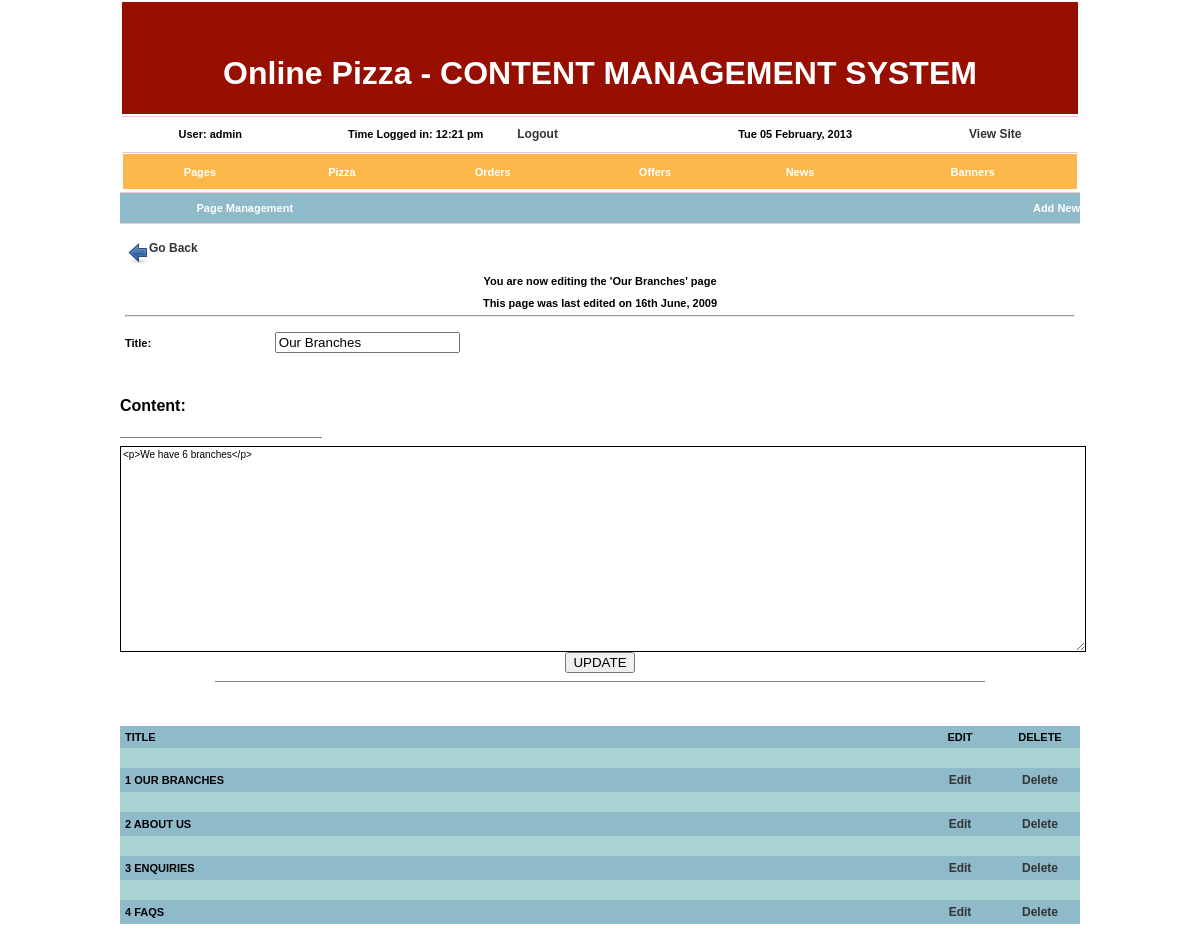
The app's page /admin/pages.php?mode=getpage&id=1 (signed in) with its own data.
### tables this page shows
CREATE TABLE `content` (
  `id` int(11) NOT NULL auto_increment,
  `title` varchar(100) NOT NULL default '',
  `content` text,
  `image` varchar(100) NOT NULL default '',
  `cdate` datetime NOT NULL default '0000-00-00 00:00:00',
  PRIMARY KEY  (`id`)
);

### admin/includes/pages.lib.php (the view, shortened to what this page needs)
<tr>
    <td>
	<table width="100%" border="0" class="bordertop" cellspacing="0" cellpadding="0" bgcolor="#8EBACA">
      <tr height="30">
        <td width="26%" align="center"><span class="style1">Page Management </span></td>
        <td width="74%" align=right><a href=pages.php?mode=newpage class="style1">Add New</a></td>
      </tr>
    </table>
</td>
  </tr>
<?php
function choosefunction(){
	if(isset($_REQUEST['mode'])){
		$mode = $_REQUEST['mode'];
		switch ($mode){
			case "getpage":
			getpage();
			break;
		}
	}
	else{
		listpages();
	}
}
function listpages(){
$sql = "select id,title, cdate from content where id  > 0 order by id";
	if($result = mysql_query($sql)){
?>
<table  align="center" width="100%" cellpadding="5" cellspacing="0" border="0" class="blaktxt">
<tr bgcolor="#8EBACA">
<th align="left" bgcolor="#8EBACA">TITLE</th>
<th>EDIT</th>
<th>DELETE</th>
</tr>
<?php
$counter = 1;
		while($myrow = mysql_fetch_array($result)){
if($counter < 1){
$bgcolor = "#8EBACA";
}
else{
$bgcolor = "#8EBACA";
}
echo '<tr bgcolor=#A9D3D3><td></td><td></td><td></td></tr>';
echo '<tr bgcolor=#A9D3D3><td></td><td></td><td></td></tr>';
echo '<tr bgcolor=' . $bgcolor . '><td>';
echo  $myrow['id'] . ' ' . strtoupper($myrow['title']) . '</td>';
echo '<td width="70" align=center><a href=pages.php?mode=getpage&id=' .$myrow['id'] . ' class="list">Edit</a></td>';
echo '<td width="70" align=center><a href=pages.php?mode=delete&id=' .$myrow['id'] . ' class="list">Delete</a></td>';
echo '</tr>';
$counter = $counter * -1;
		}
?>
<?php
	}
}
?>
	<?php
function getpage(){
if(isset($_REQUEST['id'])){
	$id = $_REQUEST['id'];
	$sql = "select *, date_format(cdate,'%D %M, %Y') as mycdate from content where id = $id";
	if($result = mysql_query($sql)){
		if($myrow = mysql_fetch_array($result)){
?>
<form name="page" id="page" method="post" action="pages.php?mode=update&id=<?php echo $id;?>">
<table width="100%" cellpadding="5" cellspacing="0" border="0" class="blaktxt">
<tr>
<td colspan=2 align='left'>
<a href="javascript: history.back();" class='list'><img src="images/back.png" align="top" border="0">Go Back</a></td>
</tr>
<tr>
<td colspan=2 align='center'>You are now editing the '<strong><?php echo $myrow['title'];?></strong>' page</td>
</tr>
<tr>
<td colspan=2 align='center'>This page was last edited on <strong><?php echo $myrow['mycdate'];?></strong><hr></td>
</tr>
<tr><td>Title:</td><td><input type="text" name="title" value="<?php echo $myrow['title'];?>"></td></tr>
<table width="100%" border="0" cellspacing="0" cellpadding="0">
  <tr>
    <td><br />
		<h4>Content:</h4>
      <hr align="left" width="200" size="1" noshade="noshade" />    </td>
    </tr>
    <tr>
    <td>
		<?php
        $oFCKeditor = new FCKeditor('fckeditor1') ;
        $oFCKeditor->BasePath = 'fckeditor/';
        $oFCKeditor->Value = $myrow['content'];
        $oFCKeditor->Create() ;
        ?></td>
  </tr>
  <tr><td colspan=2 align="center"><input type="submit" name="submit" value="UPDATE"></td></tr>
</table>
<table width="100%" border="0" cellspacing="0" cellpadding="0">
<tr><td>
<hr align="center" width="80%" size="1" noshade="noshade" />
<form>
<br />
<br />
<?php
		}
	}
}
	listpages();
}
?>

### admin/fckeditor/fckeditor_php5.php (shortened to what this page needs)
<?php
class FCKeditor
{
	var $InstanceName ;
	var $BasePath ;
	var $Width ;
	var $Height ;
	var $ToolbarSet ;
	var $Value ;
	function __construct( $instanceName )
 	{
		$this->InstanceName	= $instanceName ;
		$this->BasePath		= '/fckeditor/' ;
		$this->Width		= '100%' ;
		$this->Height		= '200' ;
		$this->ToolbarSet	= 'Default' ;
		$this->Value		= '' ;
	}
	function Create()
	{
		echo $this->CreateHtml() ;
	}
	function CreateHtml()
	{
		$HtmlValue = htmlspecialchars( $this->Value ) ;
		$Html = '<div>' ;
		if ( $this->IsCompatible() )
		{
			if ( isset( $_GET['fcksource'] ) && $_GET['fcksource'] == "true" )
				$File = 'fckeditor.original.html' ;
			else
				$File = 'fckeditor.html' ;
			$Link = "{$this->BasePath}editor/{$File}?InstanceName={$this->InstanceName}" ;
			if ( $this->ToolbarSet != '' )
				$Link .= "&amp;Toolbar={$this->ToolbarSet}" ;
			$Html .= "<input type=\"hidden\" id=\"{$this->InstanceName}\" name=\"{$this->InstanceName}\" value=\"{$HtmlValue}\" style=\"display:none\" />" ;
			$Html .= "<input type=\"hidden\" id=\"{$this->InstanceName}___Config\" value=\"" . $this->GetConfigFieldString() . "\" style=\"display:none\" />" ;
			$Html .= "<iframe id=\"{$this->InstanceName}___Frame\" src=\"{$Link}\" width=\"{$this->Width}\" height=\"{$this->Height}\" frameborder=\"0\" scrolling=\"no\"></iframe>" ;
		}
		else
		{
			if ( strpos( $this->Width, '%' ) === false )
				$WidthCSS = $this->Width . 'px' ;
			else
				$WidthCSS = $this->Width ;
			if ( strpos( $this->Height, '%' ) === false )
				$HeightCSS = $this->Height . 'px' ;
			else
				$HeightCSS = $this->Height ;
			$Html .= "<textarea name=\"{$this->InstanceName}\" rows=\"4\" cols=\"40\" style=\"width: {$WidthCSS}; height: {$HeightCSS}\">{$HtmlValue}</textarea>" ;
		}
		$Html .= '</div>' ;
		return $Html ;
	}
	function IsCompatible()
	{
		global $HTTP_USER_AGENT ;
		if ( isset( $HTTP_USER_AGENT ) )
			$sAgent = $HTTP_USER_AGENT ;
		else
			$sAgent = $_SERVER['HTTP_USER_AGENT'] ;
		if ( strpos($sAgent, 'MSIE') !== false && strpos($sAgent, 'mac') === false && strpos($sAgent, 'Opera') === false )
		{
			$iVersion = (float)substr($sAgent, strpos($sAgent, 'MSIE') + 5, 3) ;
			return ($iVersion >= 5.5) ;
		}
		else if ( strpos($sAgent, 'Gecko/') !== false )
		{
			$iVersion = (int)substr($sAgent, strpos($sAgent, 'Gecko/') + 6, 8) ;
			return ($iVersion >= 20030210) ;
		}
		else if ( strpos($sAgent, 'Opera/') !== false )
		{
			$fVersion = (float)substr($sAgent, strpos($sAgent, 'Opera/') + 6, 4) ;
			return ($fVersion >= 9.5) ;
		}
		else if ( preg_match( "|AppleWebKit/(\d+)|i", $sAgent, $matches ) )
		{
			$iVersion = $matches[1] ;
			return ( $matches[1] >= 522 ) ;
		}
		else
			return false ;
	}
}
?>

### admin/css/cms.css (style rules this page uses)
body { margin-left: 0px; margin-top: 0px; margin-right: 0px; margin-bottom: 0px; }
a { font-family: Arial, Helvetica, sans-serif; font-size: 11px; color: #FFFFFF; }
a:link { text-decoration: none; color: #FFFFFF; }
.list { font-family: Arial, Helvetica, sans-serif; font-size: 12px; font-weight:bold; color: #333333; }
.list:link { text-decoration: none; color: #333333; }
.bordertop { font-family: Arial, Helvetica, sans-serif; font-size: 11px; color: #8EBACA; text-decoration: none; border-top-width: 1px; border-top-style: solid; border-top-color: #F0C7CB; }
textarea { font-family: Verdana, Arial, Helvetica, sans-serif; font-size: 10px; font-style: normal; line-height: normal; font-weight: normal; font-variant: normal; text-transform: none; color: #000000; text-decoration: none; border: 1px solid black; }
.blaktxt { font-family: Verdana, Arial, Helvetica, sans-serif; font-weight: bold; font-size: 11px; font-style: normal; line-height: normal; font-variant: normal; text-transform: none; color: #000000; text-decoration: none; }
.blaktxt a { color: #000; text-decoration: none; }

### records on screen
content: title "Our Branches", fckeditor1 "<p>We have 6 branches</p>", id "1", title "OUR BRANCHES"
content: id "2", title "ABOUT US"
content: id "3", title "ENQUIRIES"
content: id "4", title "FAQS"

### other values on screen
$cookie['username'] "admin"
$cookie['logintime'] "12:21 pm"
$myrow['mycdate'] "16th June, 2009"
